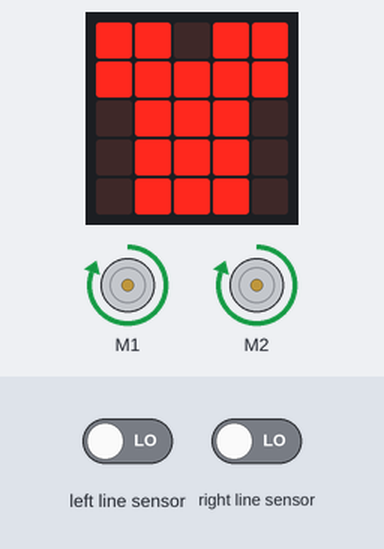
The program below on a simulated BBC micro:bit (MakeCode). On the bench: the board's 5×5 LED display, 2 × DC motor (green arrow = forward, orange = backward, longer = faster). Inputs (shaded band) come from the test bench; at power-on: left line sensor LOW, right line sensor LOW.

Above: at 1.8 s.
1.9 s: left line sensor driven HIGH
At 3.1 s:
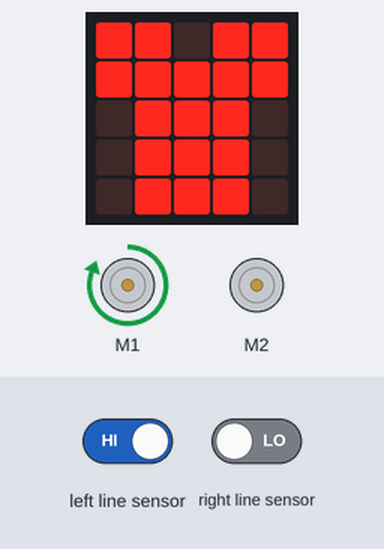
3.4 s: left line sensor driven LOW
At 4.5 s:
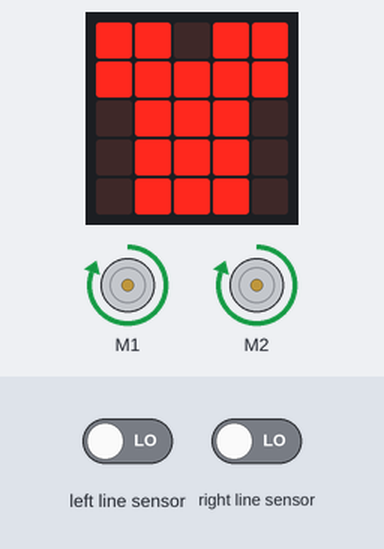
4.9 s: right line sensor driven HIGH
At 5.4 s:
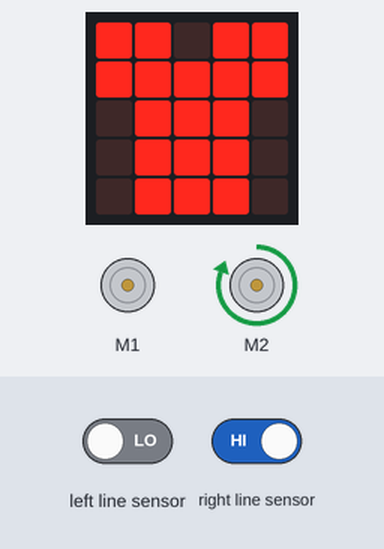
6.4 s: right line sensor driven LOW
At 7.8 s:
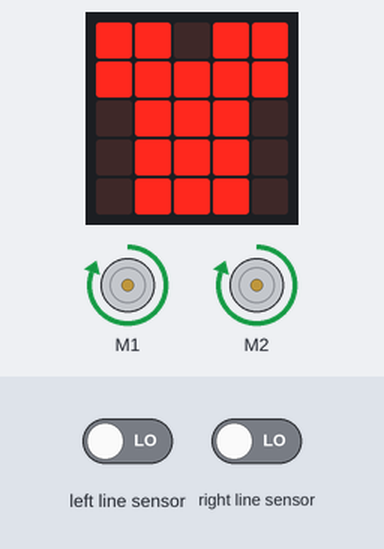
Timing chart, 0 to 8.9 s (numbered marks = the images above; inputs shaded):
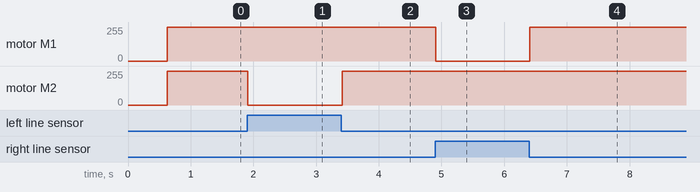

The program:

main.ts
```typescript
basic.showIcon(IconNames.TShirt)
basic.forever(function () {
    if (maqueen.readPatrol(maqueen.Patrol.PatrolLeft) == 0 && maqueen.readPatrol(maqueen.Patrol.PatrolRight) == 0) {
        maqueen.MotorRun(maqueen.aMotors.M1, maqueen.Dir.CW, 255)
        maqueen.MotorRun(maqueen.aMotors.M2, maqueen.Dir.CW, 255)
    } else {
        if (maqueen.readPatrol(maqueen.Patrol.PatrolLeft) == 0 && maqueen.readPatrol(maqueen.Patrol.PatrolRight) == 1) {
            maqueen.MotorRun(maqueen.aMotors.M1, maqueen.Dir.CW, 0)
            maqueen.MotorRun(maqueen.aMotors.M2, maqueen.Dir.CW, 255)
            if (maqueen.readPatrol(maqueen.Patrol.PatrolLeft) == 1 && maqueen.readPatrol(maqueen.Patrol.PatrolRight) == 1) {
                maqueen.MotorRun(maqueen.aMotors.M1, maqueen.Dir.CW, 0)
                maqueen.MotorRun(maqueen.aMotors.M2, maqueen.Dir.CW, 255)
            }
        } else {
            if (maqueen.readPatrol(maqueen.Patrol.PatrolLeft) == 1 && maqueen.readPatrol(maqueen.Patrol.PatrolRight) == 0) {
                maqueen.MotorRun(maqueen.aMotors.M1, maqueen.Dir.CW, 255)
                maqueen.MotorRun(maqueen.aMotors.M2, maqueen.Dir.CW, 0)
                if (maqueen.readPatrol(maqueen.Patrol.PatrolLeft) == 1 && maqueen.readPatrol(maqueen.Patrol.PatrolRight) == 1) {
                    maqueen.MotorRun(maqueen.aMotors.M1, maqueen.Dir.CW, 255)
                    maqueen.MotorRun(maqueen.aMotors.M2, maqueen.Dir.CW, 0)
                }
            }
        }
    }
})
```

test.ts
```typescript
// aquí va el archivo "tests"; esto no se compilará cuando este paquete se utilice como una extensión.
```

Measured:
- after the input at 1.9 s, motor M2: forward 255/255 → stopped at once
- after the input at 3.4 s, motor M2: stopped → forward 255/255 at once
- after the input at 4.9 s, motor M1: forward 255/255 → stopped at once
- after the input at 6.4 s, motor M1: stopped → forward 255/255 at once
